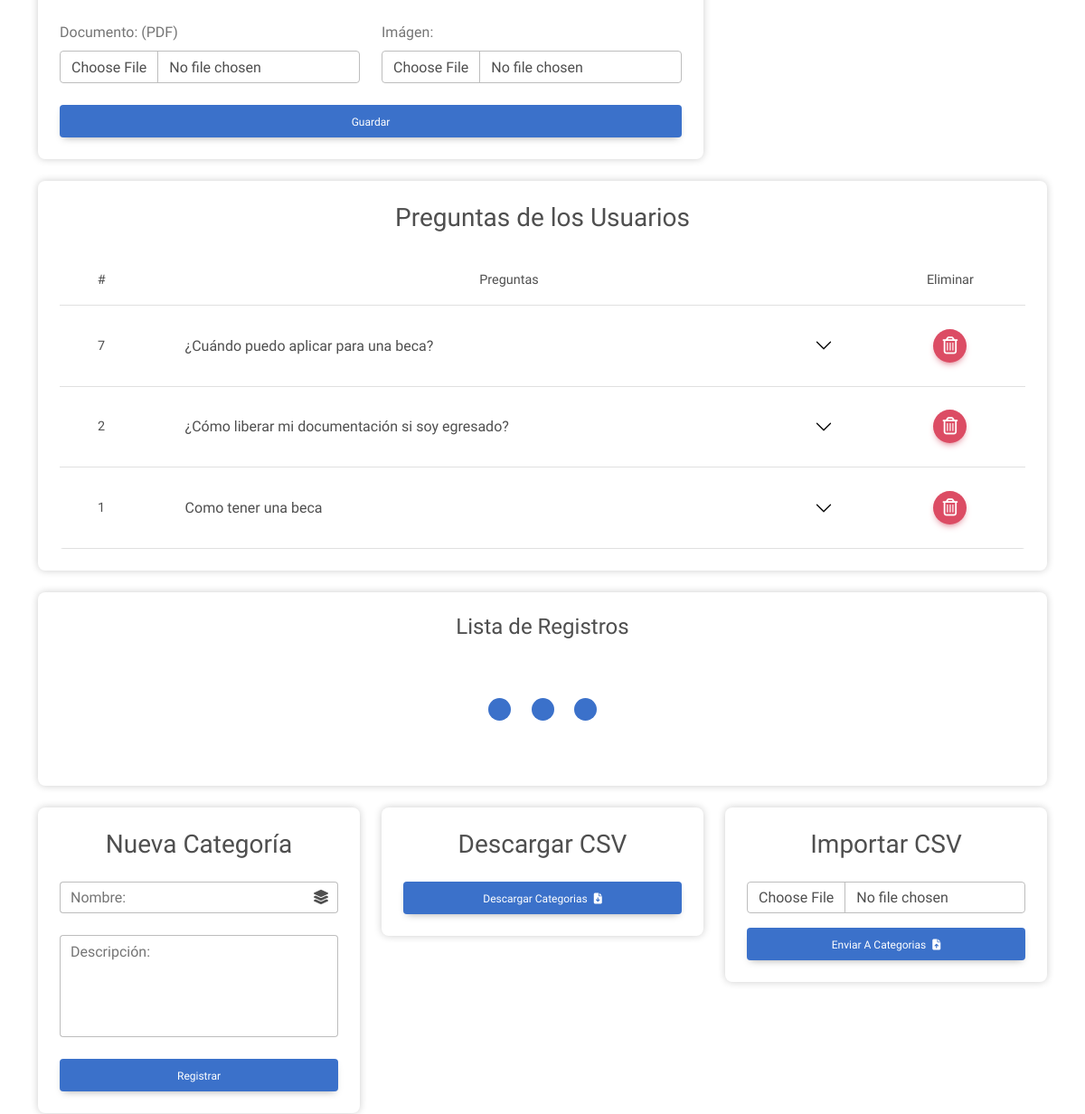
Page /administracion/base_de_datos/ (signed in, middle part) on the earlier database version.
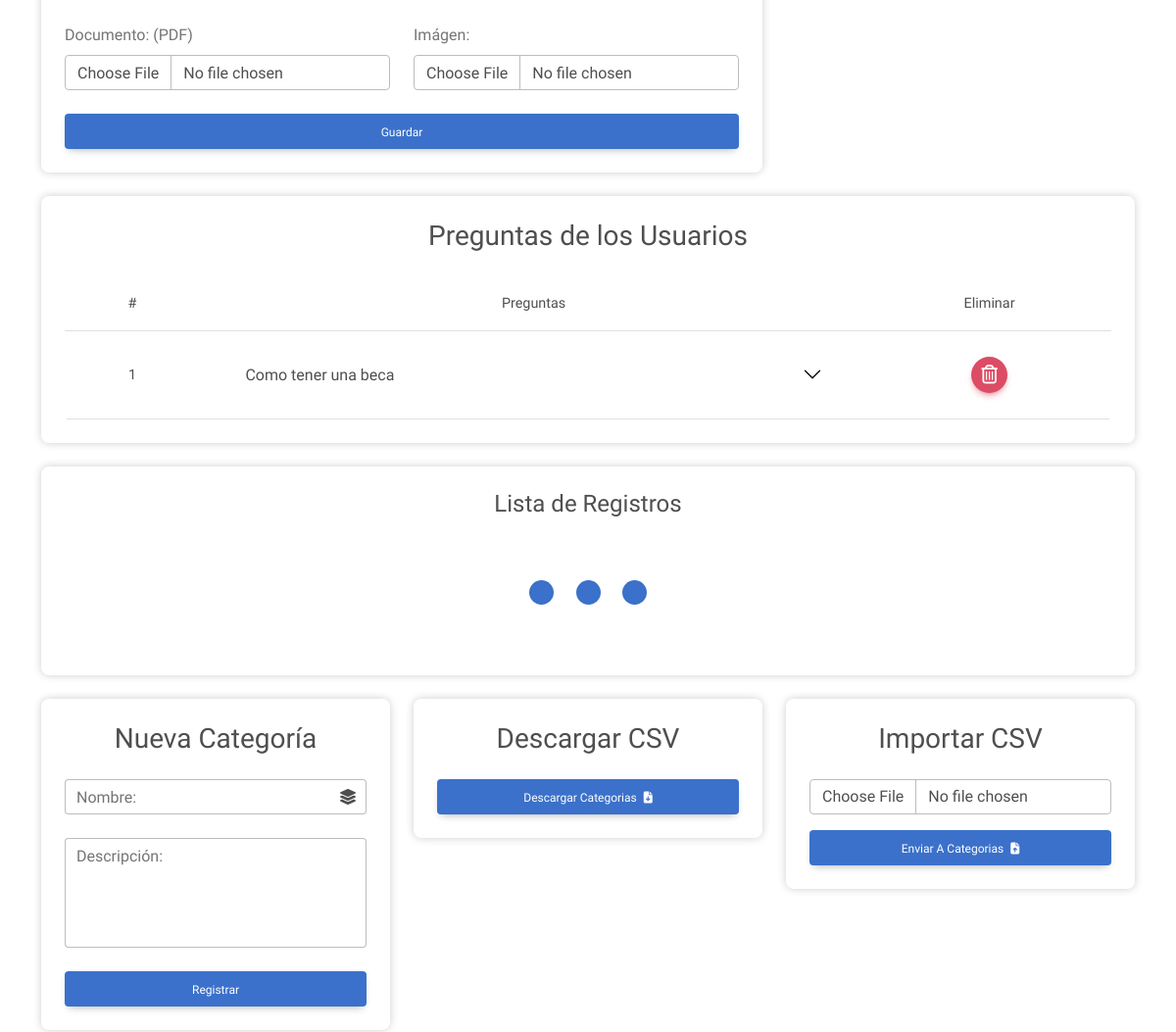
Same page on the later database version.
### cross_asistent/models.py (models this page shows)
class Preguntas(models.Model):
    pregunta = models.CharField(max_length=150)
    descripcion = models.TextField(blank=True)
    fecha = models.DateTimeField(auto_now_add=True)

### cross_asistent/views.py (the view)
# urls.py: path('administracion/base_de_datos/', views.database_page, name='database_page'),
@login_required
@never_cache
def database_page(request):
    context = { 'active_page':'database','pages':functions.pages, 'preguntas_sending':questions_all, 'categorias':categoriasFilter, 'categoriasall':categoriasall }
    return render(request, 'admin/database.html', context)

### cross_asistent/templates/admin/database.html (shortened to what the changed rows need)
{% extends 'base/widget.html' %}
{% load static %}
{% block extra_head %}
<link rel="stylesheet" href="https://cdn.datatables.net/1.13.1/css/dataTables.bootstrap5.min.css" />
{% endblock %}
{% block content %}
<main class="container container-fluid py-5 {% if not user.is_authenticated %}main_container{% endif %}">
    <div class="row">
        <section class="mb-4" id="preguntasEnviadas">
            <div class="card">
                <div class="card-body">
                    {% if preguntas_sending %}
                    <div class="table-responsive rounded" id="table-container">
                        <table class="table table_odd align-middle m-0">
                            <thead>
                                <tr class="text-center">
                                    <th class="d-none d-md-table-cell">#</th>
                                    <th>Preguntas</th>
                                    <th>Eliminar</th>
                                </tr>
                            </thead>
                            <tbody>
                                {% for question in preguntas_sending %}
                                <tr class="results_item table_odd_items">
                                    <td class="text-center d-none d-md-table-cell">{{question.id}}</td>
                                    <td>
                                        <div class="accordion accordion-borderless" id="questionList">
                                            <div class="accordion-item">
                                                <h2 class="accordion-header" id="heading_{{question.id}}">
                                                    <div data-mdb-collapse-init class="accordion-button collapsed" type="button" data-mdb-toggle="collapse"
                                                        data-mdb-target="#collapse_{{question.id}}" aria-expanded="false"
                                                        aria-controls="collapse_{{question.id}}">
                                                        {{question.pregunta}}
                                                    </div>
                                                </h2>
                                            </div>
                                        </div>
                                    </td>
                                    <td>
                                        <div class="d-flex justify-content-center align-items-center">
                                            <form method="post" action="{% url 'question_deleted' %}" data-submit-form>
                                                <button title="Editar Usuario" type="submit" class="btn btn-floating btn-danger">
                                                    <i class="fa-regular fa-trash-can fs-12"></i>
                                                </button>
                                            </form>
                                        </div>
                                    </td>
                                </tr>
                                {% endfor %}
                            </tbody>
                        </table>
                    </div>
                    {% else %}
                    <div class="text-center">
                        <p class="lead m-0">No hay preguntas por el momento.</p>
                    </div>
                    {% endif %}
                </div>
        </section>
    </div>
</main>
{% endblock %}

Differences in the rows shown:
removed Preguntas: id "7", pregunta "¿Cuándo puedo aplicar para una beca?"
removed Preguntas: id "2", pregunta "¿Cómo liberar mi documentación si soy egresado?"
